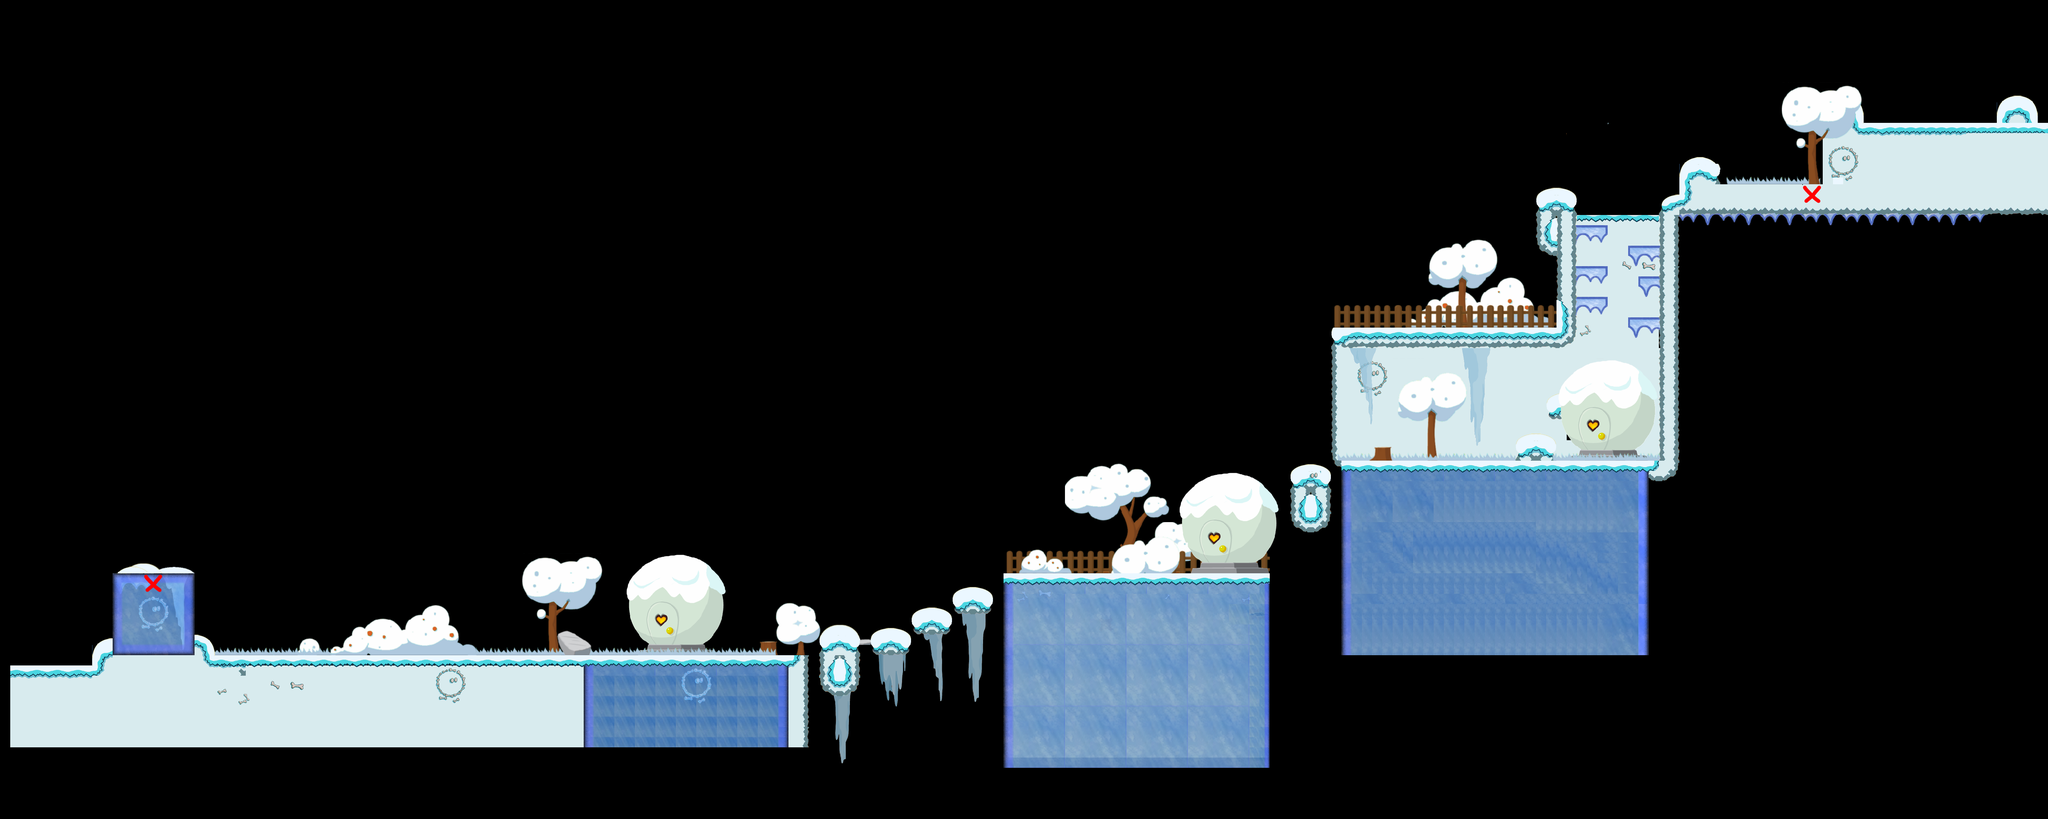

This is a level from a 2D game, rendered from its Tiled map with the project's own tilesets. A one-line summary and the map file follow, with tile-layer data summarised:
An orthogonal 200x80 tile map with 32x32 px tiles, 5 tile layers (Слой тайлов 5, Слой тайлов 4, Слой тайлов 3, Слой тайлов 2, ...) and 164 objects (65x solid, 41x stopEnemy, 17x easyEnemy, 11x armorPoint, 10x mediumEnemy, ...).

<map version="1.0" orientation="orthogonal" renderorder="right-down" width="200" height="80" tilewidth="32" tileheight="32" nextobjectid="202">
 <tileset firstgid="1" name="3Lvltiles" tilewidth="32" tileheight="32" tilecount="2048">
  <image source="images/3Lvltiles.png" width="2048" height="1024" />
 </tileset>
 <layer name="Слой тайлов 5" width="200" height="80">
  <data>[16000 cells, 421 non-empty, 167 distinct tile ids]</data>
 </layer>
 <layer name="Слой тайлов 4" width="200" height="80">
  <data>[16000 cells, 1077 non-empty, 434 distinct tile ids]</data>
 </layer>
 <layer name="Слой тайлов 3" width="200" height="80">
  <data>[16000 cells, 2025 non-empty, 521 distinct tile ids]</data>
 </layer>
 <layer name="Слой тайлов 2" width="200" height="80">
  <data>[16000 cells, 1080 non-empty, 470 distinct tile ids]</data>
 </layer>
 <layer name="Слой тайлов 1" width="200" height="80">
  <data>[16000 cells, 549 non-empty, 266 distinct tile ids]</data>
 </layer>
 <objectgroup name="collision">
  <object id="4" name="solid" x="614" y="2048" width="1912" height="32" />
  <object id="5" name="solid" x="587.879" y="1010.67" width="21.1212" height="1040.33" />
  <object id="6" name="solid" x="611.667" y="1989.33" width="49.3335" height="54.6667" />
  <object id="7" name="solid" x="1033.33" y="2016" width="53.3335" height="28" />
  <object id="8" name="solid" x="1104.33" y="1961.25" width="65.6668" height="81.75" />
  <object id="9" name="solid" x="1078.5" y="1988" width="24.75" height="58" />
  <object id="10" name="solid" x="1153.83" y="1946.75" width="96.6668" height="99.75" />
  <object id="11" name="solid" x="1251.33" y="1968.75" width="19.1668" height="77.5" />
  <object id="12" name="solid" x="1273.08" y="1934.5" width="92.6668" height="36.25" />
  <object id="13" name="solid" x="1324.75" y="1898" width="68.5" height="33.75" />
  <object id="14" name="solid" x="1368.08" y="1936.25" width="35.1668" height="17.5" />
  <object id="15" name="solid" x="1372.33" y="1959.5" width="53.3335" height="58" />
  <object id="16" name="solid" x="1406.33" y="2019" width="81.1668" height="26.5" />
  <object id="17" name="solid" x="1746.5" y="1974.75" width="22.25" height="70.75" />
  <object id="18" name="solid" x="1769.08" y="1974.75" width="20.4168" height="14" />
  <object id="19" name="solid" x="1790.33" y="1985.75" width="12.9168" height="9.25" />
  <object id="20" name="solid" x="1804.33" y="1992" width="11.4168" height="12.75" />
  <object id="21" name="solid" x="1816.5" y="2000.75" width="23.5" height="45" />
  <object id="22" name="solid" x="2374.67" y="1995.33" width="53.3335" height="51.6667" />
  <object id="23" name="solid" x="2429.33" y="1906.33" width="123.333" height="103.667" />
  <object id="24" name="solid" x="2560" y="1955.67" width="136.667" height="68.3333" />
  <object id="25" name="solid" x="2700.67" y="1961" width="145.333" height="66.3333" />
  <object id="26" name="solid" x="2848" y="1902" width="130.667" height="72" />
  <object id="27" name="solid" x="2982.67" y="1837.33" width="137.333" height="84.6667" />
  <object id="28" name="solid" x="3130.67" y="1792" width="364" height="83.3333" />
  <object id="29" name="solid" x="3204.67" y="1731.67" width="53.3335" height="58" />
  <object id="30" name="solid" x="3262.67" y="1749.33" width="56.6667" height="41" />
  <object id="31" name="solid" x="3322.67" y="1777.33" width="22.0001" height="13" />
  <object id="32" name="solid" x="3486" y="1707" width="86.6667" height="81.6667" />
  <object id="33" name="solid" x="3580" y="1689.67" width="99.3334" height="27.6667" />
  <object id="34" name="solid" x="3618" y="1638.67" width="75.3334" height="46.3333" />
  <object id="35" name="solid" x="3686" y="1574.33" width="299.333" height="58" />
  <object id="36" name="solid" x="3699.33" y="1538.67" width="328" height="33.6667" />
  <object id="37" name="solid" x="3728.67" y="1504.67" width="219.333" height="31" />
  <object id="38" name="solid" x="3756.67" y="1484" width="169.333" height="18.3333" />
  <object id="39" name="solid" x="4011.33" y="1452" width="150.667" height="71.6667" />
  <object id="40" name="solid" x="4190" y="1436.33" width="549.333" height="58" />
  <object id="41" name="solid" x="4294.67" y="1387.33" width="53.3335" height="46.3333" />
  <object id="42" name="solid" x="4240" y="1081.67" width="62" height="163" />
  <object id="43" name="solid" x="4275.33" y="1247.67" width="13.3333" height="73.6667" />
  <object id="44" name="solid" x="4584.67" y="1088.33" width="63.3334" height="201.667" />
  <object id="45" name="solid" x="4607.33" y="1291.67" width="20.6667" height="87.6667" />
  <object id="46" name="solid" x="4166.67" y="1025.67" width="712" height="58" />
  <object id="47" name="solid" x="4872" y="655" width="53.3335" height="420.333" />
  <object id="48" name="solid" x="4803.33" y="595" width="120.667" height="58" />
  <object id="49" name="solid" x="4800" y="657.667" width="63.3334" height="136.333" />
  <object id="50" name="solid" x="5186.67" y="659.667" width="59.3334" height="777.667" />
  <object id="51" name="solid" x="4734" y="1363.33" width="159.333" height="67" />
  <object id="52" name="solid" x="4839.33" y="1241" width="36.0001" height="58" />
  <object id="53" name="solid" x="4947.67" y="1120.67" width="169.333" height="29.5016" />
  <object id="54" name="solid" x="4877" y="1222.16" width="299.333" height="140.835" />
  <object id="55" name="solid" x="4919.67" y="1152.5" width="219.333" height="31" />
  <object id="56" name="solid" x="4890.33" y="1186.5" width="274" height="33.6667" />
  <object id="61" name="solid" x="5087.33" y="998.167" width="99.9998" height="26.5" />
  <object id="62" name="solid" x="4928" y="930.667" width="102" height="24" />
  <object id="63" name="solid" x="5121.67" y="868.167" width="62.6665" height="18.3333" />
  <object id="64" name="solid" x="5088.67" y="765.833" width="97.9998" height="3.83332" />
  <object id="65" name="solid" x="4925.33" y="832.167" width="97.9998" height="4.83332" />
  <object id="66" name="solid" x="4928" y="704.833" width="86.6665" height="18.3333" />
  <object id="67" name="solid" x="5198.67" y="615.333" width="68.6665" height="43.1666" />
  <object id="68" name="solid" x="5249.33" y="517.083" width="32.3333" height="94.25" />
  <object id="69" name="solid" x="5280.33" y="497.083" width="68.6665" height="43.1666" />
  <object id="70" name="solid" x="5346.67" y="508" width="26" height="74" />
  <object id="71" name="solid" x="5371" y="571.083" width="323" height="43.1666" />
  <object id="72" name="solid" x="5691.67" y="176" width="16.3333" height="440.667" />
  <object id="73" name="mediumEnemy" x="1327.67" y="1863.33" width="28" height="27.3333" />
  <object id="74" name="mediumEnemy" x="1680" y="1875" width="28" height="27.3333" />
  <object id="75" name="mediumEnemy" x="2198.67" y="1741" width="28" height="27.3333" />
  <object id="76" name="mediumEnemy" x="2590" y="1923.67" width="28" height="27.3333" />
  <object id="77" name="mediumEnemy" x="3184.67" y="1711.67" width="28" height="27.3333" />
  <object id="78" name="mediumEnemy" x="3697.33" y="1505" width="28" height="27.3333" />
  </objectgroup>
</map>
<!-- 93 of 164 objects omitted -->
